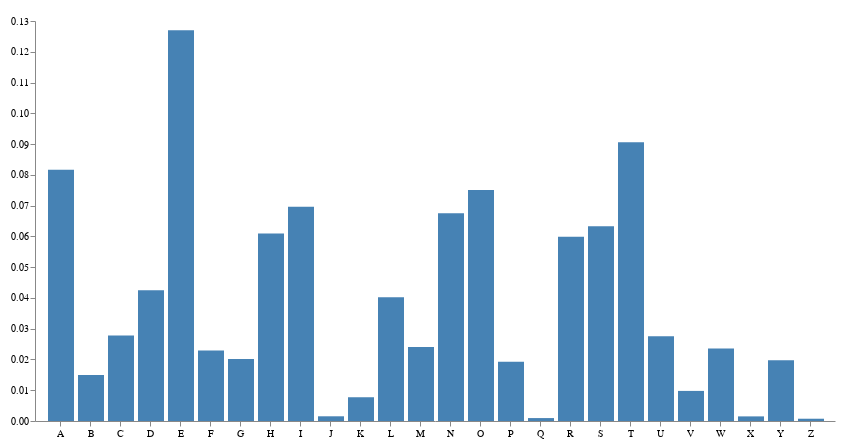

Describe this chart as a Vega-Lite specification.
### Vega specification from a JSON file in a GitHub repository (floating-point values rounded to 4 significant figures)
{"$schema": "https://vega.github.io/schema/vega/v5.json", "width": 800, "height": 400, "padding": 10, "data": [{"name": "table", "values": [{"letter": "A", "frequency": 0.08167}, {"letter": "B", "frequency": 0.01492}, {"letter": "C", "frequency": 0.02782}, {"letter": "D", "frequency": 0.04253}, {"letter": "E", "frequency": 0.127}, {"letter": "F", "frequency": 0.02288}, {"letter": "G", "frequency": 0.02015}, {"letter": "H", "frequency": 0.06094}, {"letter": "I", "frequency": 0.06966}, {"letter": "J", "frequency": 0.00153}, {"letter": "K", "frequency": 0.00772}, {"letter": "L", "frequency": 0.04025}, {"letter": "M", "frequency": 0.02406}, {"letter": "N", "frequency": 0.06749}, {"letter": "O", "frequency": 0.07507}, {"letter": "P", "frequency": 0.01929}, {"letter": "Q", "frequency": 0.00095}, {"letter": "R", "frequency": 0.05987}, {"letter": "S", "frequency": 0.06327}, {"letter": "T", "frequency": 0.09056}, {"letter": "U", "frequency": 0.02758}, {"letter": "V", "frequency": 0.00978}, {"letter": "W", "frequency": 0.0236}, {"letter": "X", "frequency": 0.0015}, {"letter": "Y", "frequency": 0.01974}, {"letter": "Z", "frequency": 0.00074}]}], "signals": [{"name": "tooltip", "value": {}, "on": [{"events": "rect:mouseover", "update": "datum"}, {"events": "rect:mouseout", "update": "{}"}]}], "scales": [{"name": "xscale", "type": "band", "domain": {"data": "table", "field": "letter"}, "range": "width", "padding": 0.1, "round": true}, {"name": "yscale", "domain": {"data": "table", "field": "frequency"}, "nice": true, "range": "height"}], "axes": [{"orient": "bottom", "scale": "xscale"}, {"orient": "left", "scale": "yscale"}], "marks": [{"type": "rect", "from": {"data": "table"}, "encode": {"enter": {"x": {"scale": "xscale", "field": "letter", "offset": 1}, "width": {"scale": "xscale", "band": 1, "offset": -1}, "y": {"scale": "yscale", "field": "frequency"}, "y2": {"scale": "yscale", "value": 0}}, "update": {"fill": {"value": "steelblue"}}, "hover": {"fill": {"value": "red"}}}}, {"type": "text", "encode": {"enter": {"align": {"value": "center"}, "baseline": {"value": "bottom"}, "fill": {"value": "#333"}}, "update": {"x": {"scale": "xscale", "signal": "tooltip.letter", "band": 0.5}, "y": {"scale": "yscale", "signal": "tooltip.frequency", "offset": -2}, "text": {"signal": "tooltip.frequency"}, "fillOpacity": [{"test": "datum === tooltip", "value": 0}, {"value": 1}]}}}]}
